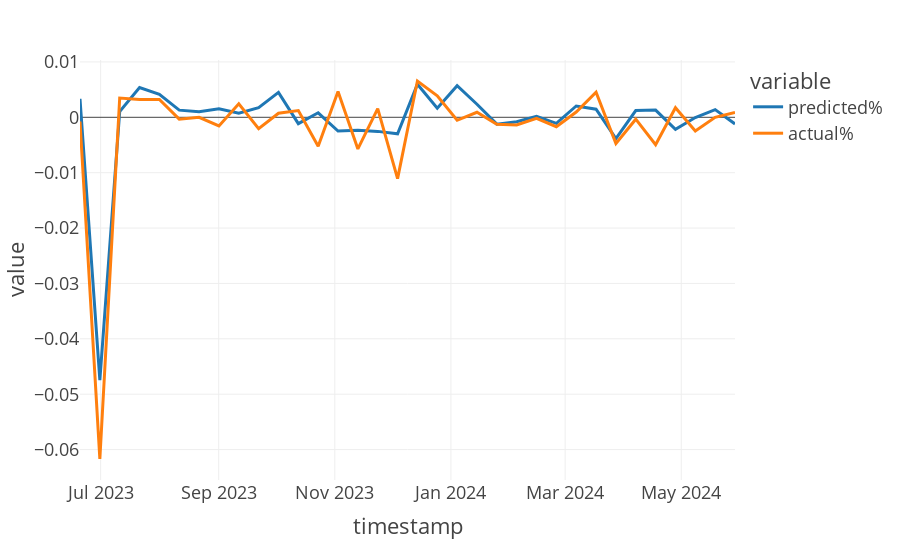

This figure's notebook cell:
### Markdown cell above
### Model testing - one crypto

### Code cell
# cretion of CV sets
crypto = 'ADA'
model = 'SVR'
df=features.crypto_modelling[crypto][[ENDOG]+SELECTED_FEATURES_PCA]
    
#creation of test results
cv_results = CVresults(df = df,model=model,crypto=crypto, splits=splits[crypto])
cv_results.run(**{'kernel':'linear','gamma':0.2,'C':5,'epsilon':0.05})
px.line(pd.DataFrame(cv_results.test_results, columns = ['timestamp','predicted%','actual%']).set_index('timestamp'),template='presentation')

### Figure 1 — Plotly figure (JSON) as saved in the notebook; plotly's stock layout.template omitted (floating-point values rounded to 4 significant figures)
{"data": [{"hovertemplate": "variable=predicted%<br>timestamp=%{x}<br>value=%{y}<extra></extra>", "legendgroup": "predicted%", "line": {"color": "#1F77B4", "dash": "solid"}, "marker": {"symbol": "circle"}, "mode": "lines", "name": "predicted%", "orientation": "v", "showlegend": true, "type": "scatter", "x": ["2023-06-20T03:30:00", "2023-06-30T13:45:00", "2023-07-11T00:00:00", "2023-07-21T10:15:00", "2023-07-31T20:30:00", "2023-08-11T06:45:00", "2023-08-21T17:00:00", "2023-09-01T03:15:00", "2023-09-11T13:30:00", "2023-09-21T23:45:00", "2023-10-02T10:00:00", "2023-10-12T20:15:00", "2023-10-23T06:30:00", "2023-11-02T16:45:00", "2023-11-13T03:00:00", "2023-11-23T13:15:00", "2023-12-03T23:30:00", "2023-12-14T09:45:00", "2023-12-24T20:00:00", "2024-01-04T06:15:00", "2024-01-14T16:30:00", "2024-01-25T02:45:00", "2024-02-04T13:00:00", "2024-02-14T23:15:00", "2024-02-25T09:30:00", "2024-03-06T19:45:00", "2024-03-17T06:00:00", "2024-03-27T16:15:00", "2024-04-07T02:30:00", "2024-04-17T12:45:00", "2024-04-27T23:00:00", "2024-05-08T09:15:00", "2024-05-18T19:30:00", "2024-05-29T05:45:00"], "xaxis": "x", "y": [0.003344, -0.04744, 0.001027, 0.005367, 0.004136, 0.0013, 0.000989, 0.001554, 0.0007324, 0.001735, 0.004496, -0.001143, 0.0008198, -0.00247, -0.002329, -0.00254, -0.002978, 0.005979, 0.001651, 0.005716, 0.002356, -0.00123, -0.0007877, 0.0001613, -0.001083, 0.002047, 0.001465, -0.00386, 0.001217, 0.001305, -0.002162, -3.646e-05, 0.001388, -0.001192], "yaxis": "y"}, {"hovertemplate": "variable=actual%<br>timestamp=%{x}<br>value=%{y}<extra></extra>", "legendgroup": "actual%", "line": {"color": "#FF7F0E", "dash": "solid"}, "marker": {"symbol": "circle"}, "mode": "lines", "name": "actual%", "orientation": "v", "showlegend": true, "type": "scatter", "x": ["2023-06-20T03:30:00", "2023-06-30T13:45:00", "2023-07-11T00:00:00", "2023-07-21T10:15:00", "2023-07-31T20:30:00", "2023-08-11T06:45:00", "2023-08-21T17:00:00", "2023-09-01T03:15:00", "2023-09-11T13:30:00", "2023-09-21T23:45:00", "2023-10-02T10:00:00", "2023-10-12T20:15:00", "2023-10-23T06:30:00", "2023-11-02T16:45:00", "2023-11-13T03:00:00", "2023-11-23T13:15:00", "2023-12-03T23:30:00", "2023-12-14T09:45:00", "2023-12-24T20:00:00", "2024-01-04T06:15:00", "2024-01-14T16:30:00", "2024-01-25T02:45:00", "2024-02-04T13:00:00", "2024-02-14T23:15:00", "2024-02-25T09:30:00", "2024-03-06T19:45:00", "2024-03-17T06:00:00", "2024-03-27T16:15:00", "2024-04-07T02:30:00", "2024-04-17T12:45:00", "2024-04-27T23:00:00", "2024-05-08T09:15:00", "2024-05-18T19:30:00", "2024-05-29T05:45:00"], "xaxis": "x", "y": [-0.0007666, -0.0617, 0.003481, 0.00322, 0.003237, -0.0003368, 0, -0.001558, 0.002451, -0.002033, 0.0007446, 0.001231, -0.005238, 0.004643, -0.005702, 0.001568, -0.01107, 0.006557, 0.003887, -0.0005335, 0.0009158, -0.001271, -0.001378, -0.000173, -0.001695, 0.0009613, 0.004529, -0.004733, -0.0003394, -0.004953, 0.001723, -0.002484, 0, 0.0008645], "yaxis": "y"}], "layout": {"autosize": true, "legend": {"title": {"text": "variable"}, "tracegroupgap": 0}, "margin": {"t": 60}, "xaxis": {"anchor": "y", "autorange": true, "domain": [0, 1], "range": ["2023-06-20 03:30", "2024-05-29 05:45"], "title": {"text": "timestamp"}, "type": "date"}, "yaxis": {"anchor": "x", "autorange": true, "domain": [0, 1], "range": [-0.0655, 0.01035], "title": {"text": "value"}, "type": "linear"}}}
